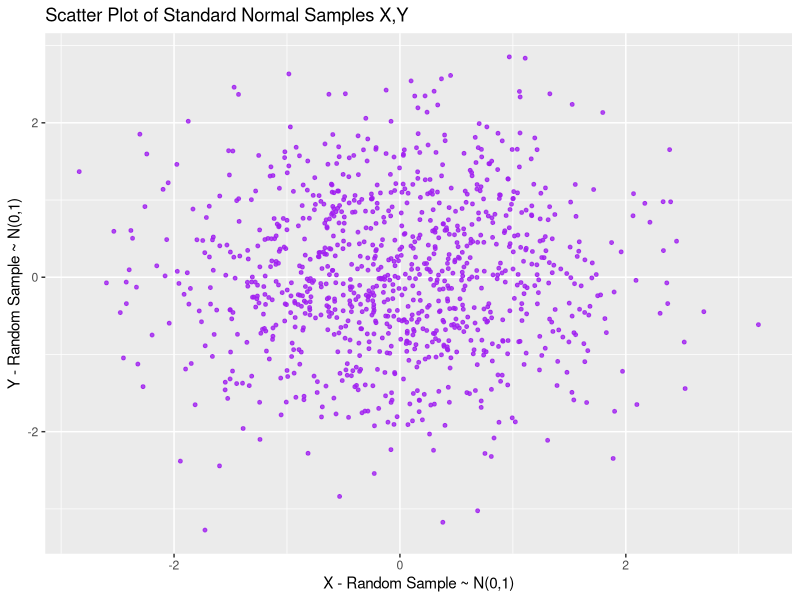
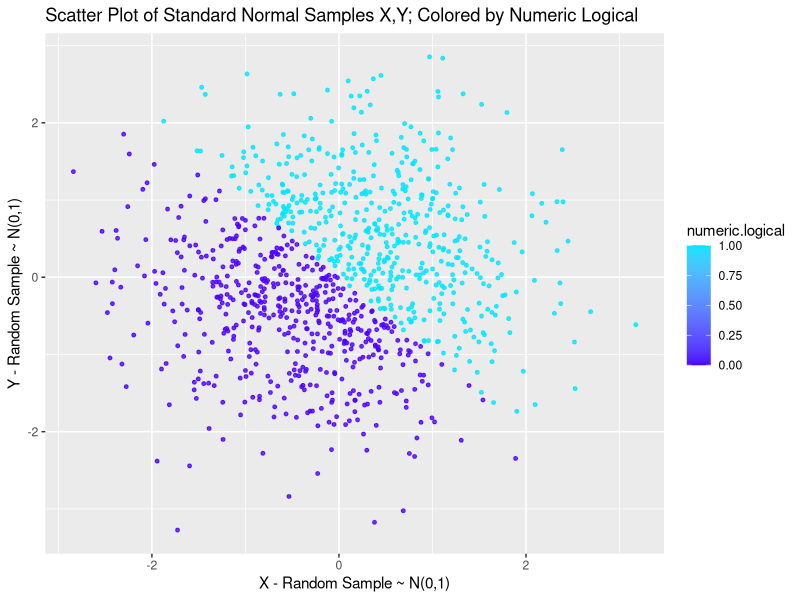
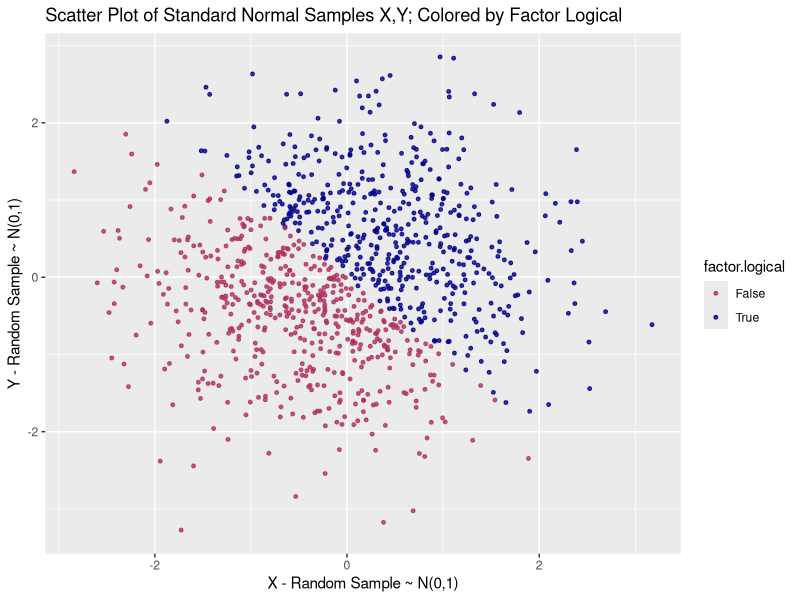
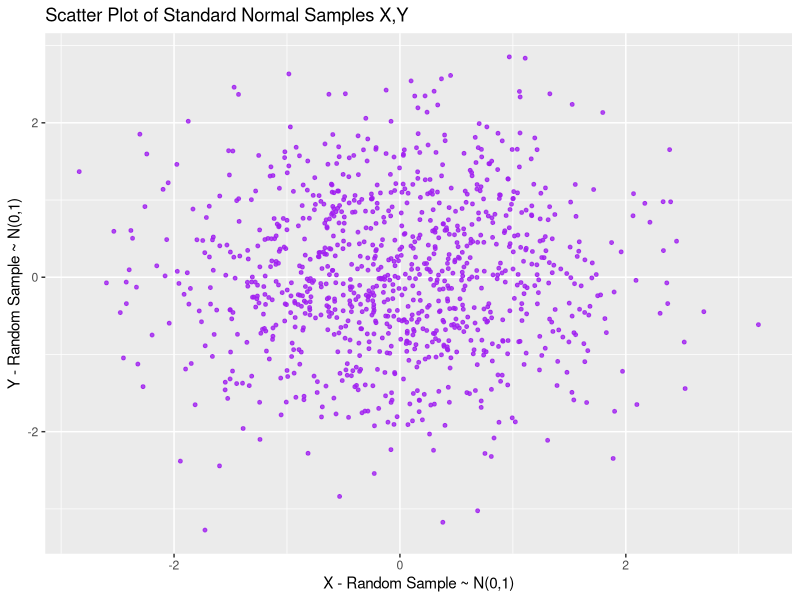

These charts were generated, in order, by the following R code:
## ---- chunk 1
#Load necessary packages
library(tidyverse)
## ---- chunk 2
#Defining number of rows/observations for our variable types data frame
n.row.types.df <- 10

#Set the seed for reproducibility in random sample
set.seed(24)

#Generate a character sample using strsplit on a generic sample, need unlist to coerce to vector
char.sentence <- "The quick brown fox jumped over the lazy dog"  
char.word.sample <- unlist(strsplit(char.sentence, "[ ]"))

#Creating our data frame with rUnif(0,5), logical, character random sample, and factor vars
variable.types.df <- tibble(
  unif.sample = runif(n.row.types.df, min = 0, max = 5),                  #Random sample 10 rUnif(0,5)
  logical.unif.g.2 = ifelse(unif.sample > 2, TRUE, FALSE),                #Logical, TRUE if rUnif > 2
  char.sample = sample(char.word.sample, n.row.types.df, replace = TRUE), #Random char sample
  factor.char.sample = as.factor(sample(1:5, n.row.types.df, replace = TRUE))   #Random factor sample, 5 levels
)
## ---- chunk 3
#Here we use the apply function to apply the mean function to each column var
mean.variable.types <- apply(variable.types.df, 2, mean)

#Apply gives all NA's because last 2 cols are non-numeric, so will go individually instead
mean.variable.types <- with(variable.types.df, c(mean(unif.sample),
                                               mean(logical.unif.g.2),
                                               mean(char.sample),
                                               mean(factor.char.sample)))
names(mean.variable.types) <- colnames(variable.types.df)
mean.variable.types
## ---- chunk 4
#Using the mutate function in dplyr, we will create a new df with coerced numerics
coerced.numeric.df <- variable.types.df %>%
  mutate(numeric.logical.g.2 = as.numeric(logical.unif.g.2),
         numeric.char.sample = as.numeric(char.sample),
         numeric.factor.sample = as.numeric(factor.char.sample))

#Check out the new variables
head(coerced.numeric.df[,5:7])
## ---- chunk 5
#Creating a new data frame with variables for the aforementioned data type coercions
coerced.factor.char.df <- variable.types.df %>%
  mutate(char.coerced.factor.numeric = char.sample %>% as.factor %>% as.numeric,
         factor.coerced.char.numeric = factor.char.sample %>% as.character %>% as.numeric)

#Check out the new variables
head(coerced.factor.char.df[,5:6])
## ---- chunk 6
#Definine number of observations/nrows for the data frame
n.row.stdnorm.df <- 1000

#Set the seed for reproducibility of random samples
set.seed(4)

#Creating our data frame with two std norm samples, logical for sum > 0, coerced numeric and factor
standard.normal.df <- tibble(
  x = rnorm(n.row.stdnorm.df, 0, 1),
  y = rnorm(n.row.stdnorm.df, 0, 1),
  logical.sum.g.0 = ifelse((x + y) > 0, TRUE, FALSE),
  numeric.logical = logical.sum.g.0 %>% as.numeric,
  factor.logical = logical.sum.g.0 %>% as.factor
)
## ---- chunk 7
#Here we are making a generic scatter plot of x, y from standard.norm.df using ggplot2
gg.scatter.x.y <- standard.normal.df %>%
  ggplot() +
  geom_point(aes(x, y), colour = "purple", alpha = 0.8, size = 1) +
  ylab("Y - Random Sample ~ N(0,1)") +
  xlab("X - Random Sample ~ N(0,1)") +
  ggtitle("Scatter Plot of Standard Normal Samples X,Y")

#Let's take a look at the plot
gg.scatter.x.y

#Let's also save the generic scatterplot for later using ggsave
ggsave(file = "standard_normal_scatter_x_y.jpg", plot = gg.scatter.x.y)

#Here we are making the same scatter of x, y; but are coloring observations by casting logical as numeric
gg.scatter.x.y.numeric <- standard.normal.df %>%
  ggplot() +
  geom_point(aes(x, y, color = numeric.logical), alpha = 0.8, size = 1) +
  scale_colour_gradientn(colours = topo.colors(2)) +
  ylab("Y - Random Sample ~ N(0,1)") +
  xlab("X - Random Sample ~ N(0,1)") +
  ggtitle("Scatter Plot of Standard Normal Samples X,Y; Colored by Numeric Logical")

#Let's take a look at the plot
gg.scatter.x.y.numeric

#Here we are doing the same as above, but coloring by casting logical as factor 
gg.scatter.x.y.factor <- standard.normal.df %>%
  ggplot() +
  geom_point(aes(x, y, color = factor.logical), alpha = 0.8, size = 1) +
  scale_colour_manual(values = c("maroon", "darkblue"),
                      labels = expression("False", "True")
                      ) +
  ylab("Y - Random Sample ~ N(0,1)") +
  xlab("X - Random Sample ~ N(0,1)") +
  ggtitle("Scatter Plot of Standard Normal Samples X,Y; Colored by Factor Logical")

#Let's take a look at the plot
gg.scatter.x.y.factor
